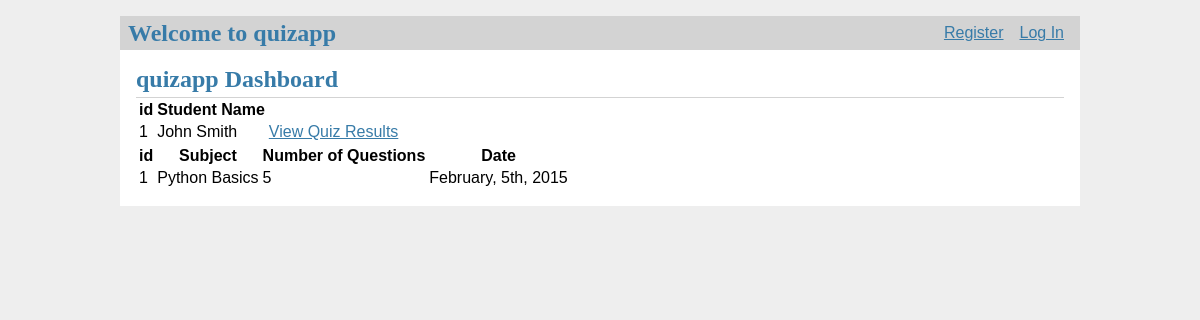
/, run on an earlier commit of the app's database.
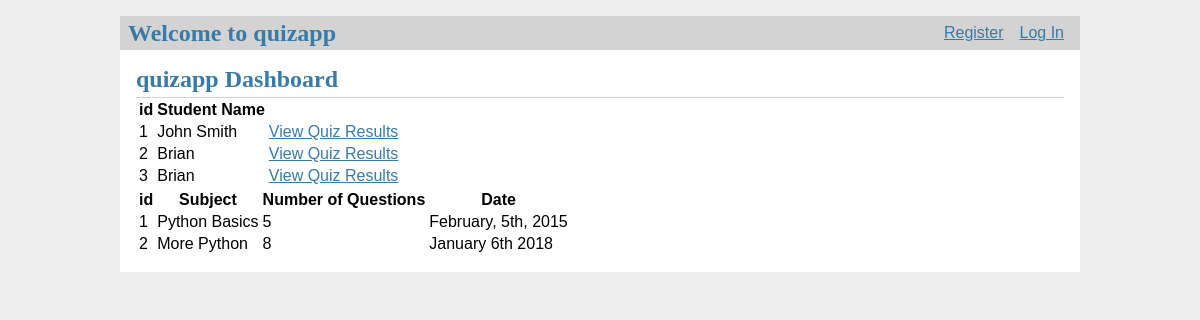
And on a later commit of the database.
### tables this page shows
CREATE TABLE students (
    id INTEGER PRIMARY KEY AUTOINCREMENT, 
    name TEXT
    );

CREATE TABLE quizzes (
    quiz_id INTEGER PRIMARY KEY AUTOINCREMENT, 
    subject TEXT NOT NULL, 
    length INTEGER NOT NULL, 
    date TEXT NOT NULL);

### quizapp/dashboard.py (the view)
@bp.route('/')
def index():
    db = get_db()
    students = db.execute(
        'SELECT id, name FROM students'
    ).fetchall()
    quizzes = db.execute(
        'SELECT quiz_id, subject, length, date FROM quizzes'
    ).fetchall()
    return render_template('dashboard/dashboard.html', students=students, quizzes=quizzes)

### quizapp/auth.py (called while the page is built)
@bp.before_app_request
def load_logged_in_user():
    user_id = session.get('user_id')
    if user_id is None:
        g.user = None
    else:
        g.user = get_db().execute(
            'SELECT * FROM user WHERE id = ?', (user_id,)
        ).fetchone()

### quizapp/db.py (called while the page is built)
def get_db():
    if 'db' not in g:
        g.db = lite.connect(
            current_app.config['DATABASE'],
            detect_types=lite.PARSE_DECLTYPES
        )
        g.db.row_factory = lite.Row
    return g.db

### quizapp/templates/dashboard/dashboard.html (shortened to what this page needs)
{% extends 'base.html' %}
{% block header %}
  <h1>{% block title %}quizapp Dashboard{% endblock %}</h1>
{% endblock %}
{% block content %}
    <table>
        <tr>
            <th>id</th>
            <th>Student Name</th>
        </tr>
        {% for student in students %}
            <tr>
                <td>{{ student['id'] }}</td>
                <td>{{ student['name'] }}</td>
                <td><a class="action" href="{{ url_for('dashboard.view_results', id=student['id']) }}">View Quiz Results</a></td>
            </tr>
        {% endfor %}
    </table>
    <table>
        <tr>
            <th>id</th>
            <th>Subject</th>
            <th>Number of Questions</th>
            <th>Date</th>
        </tr>
        {% for quiz in quizzes %}
            <tr>
                <td>{{ quiz['quiz_id'] }}</td>
                <td>{{ quiz['subject'] }}</td>
                <td>{{ quiz['length'] }}</td>
                <td>{{ quiz['date'] }}</td>
            </tr>
        {% endfor %}
    </table>
{% endblock %}

What changed in the data, as far as the page shows it:
added students: id "2", name "Brian"
added students: id "3", name "Brian"
added quizzes: quiz_id "2", subject "More Python", length "8", date "January 6th 2018"
